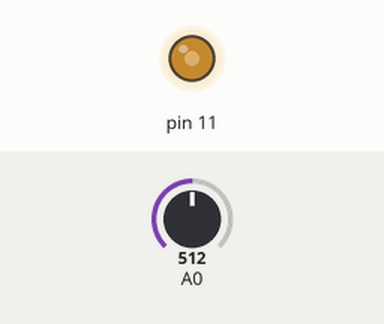
This sketch was run on a simulated Arduino Uno, built with avr-gcc and run on an emulated ATmega328P. Parts: output pins drawn as LEDs (lit = HIGH). The inputs (shaded band) are chosen by the test bench; at power-on: A0 = 512.

Above: at 1.2 s.
1.3 s: A0 set to 716
At 1.7 s:
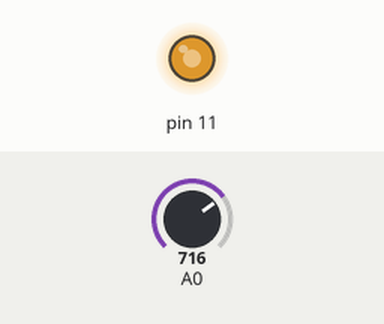
2.8 s: A0 set to 900
At 4.0 s:
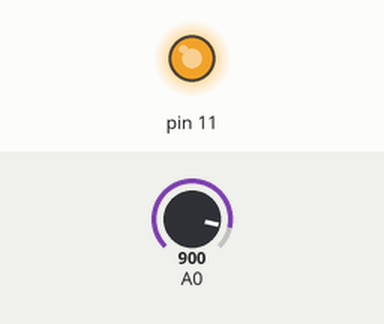
4.3 s: A0 set to 122
At 5.2 s:
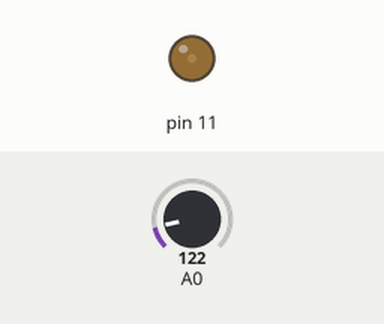
5.8 s: A0 set to 0
At 6.4 s:
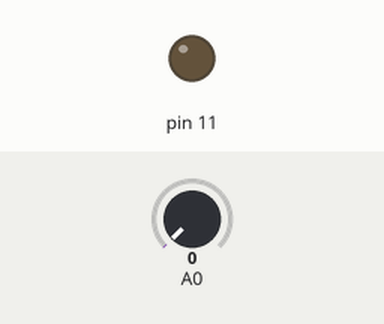
7.3 s: A0 set to 511
At 8.7 s:
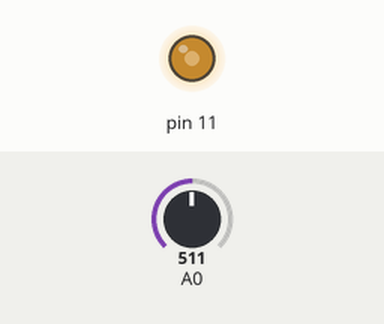
Timing chart, 0 to 9.8 s (numbered marks = the images above; inputs shaded):
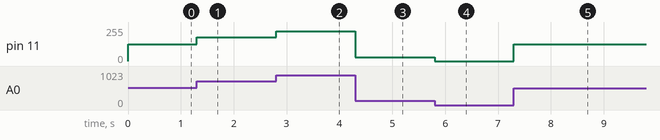

Measured:
- after the input at 1.3 s, pin 11: 127/255 → 178/255 at once
- after the input at 2.8 s, pin 11: 178/255 → 224/255 at once
- after the input at 4.3 s, pin 11: 224/255 → 30/255 at once
- after the input at 5.8 s, pin 11: 30/255 → 0/255 at once
- after the input at 7.3 s, pin 11: 0/255 → 127/255 at once

The sketch:

1.ino
```cpp
/**
 * Control led brightness using a variable resistor
 *
 */

int val = 0;  // variable to store the value read

void setup() {
  pinMode(11, OUTPUT);
  Serial.begin(9600);           //  setup serial
}

void loop() {
  val = analogRead(A0);  // read the input pin

  analogWrite(11, map(val, 0, 1023, 0, 255));

}
```
